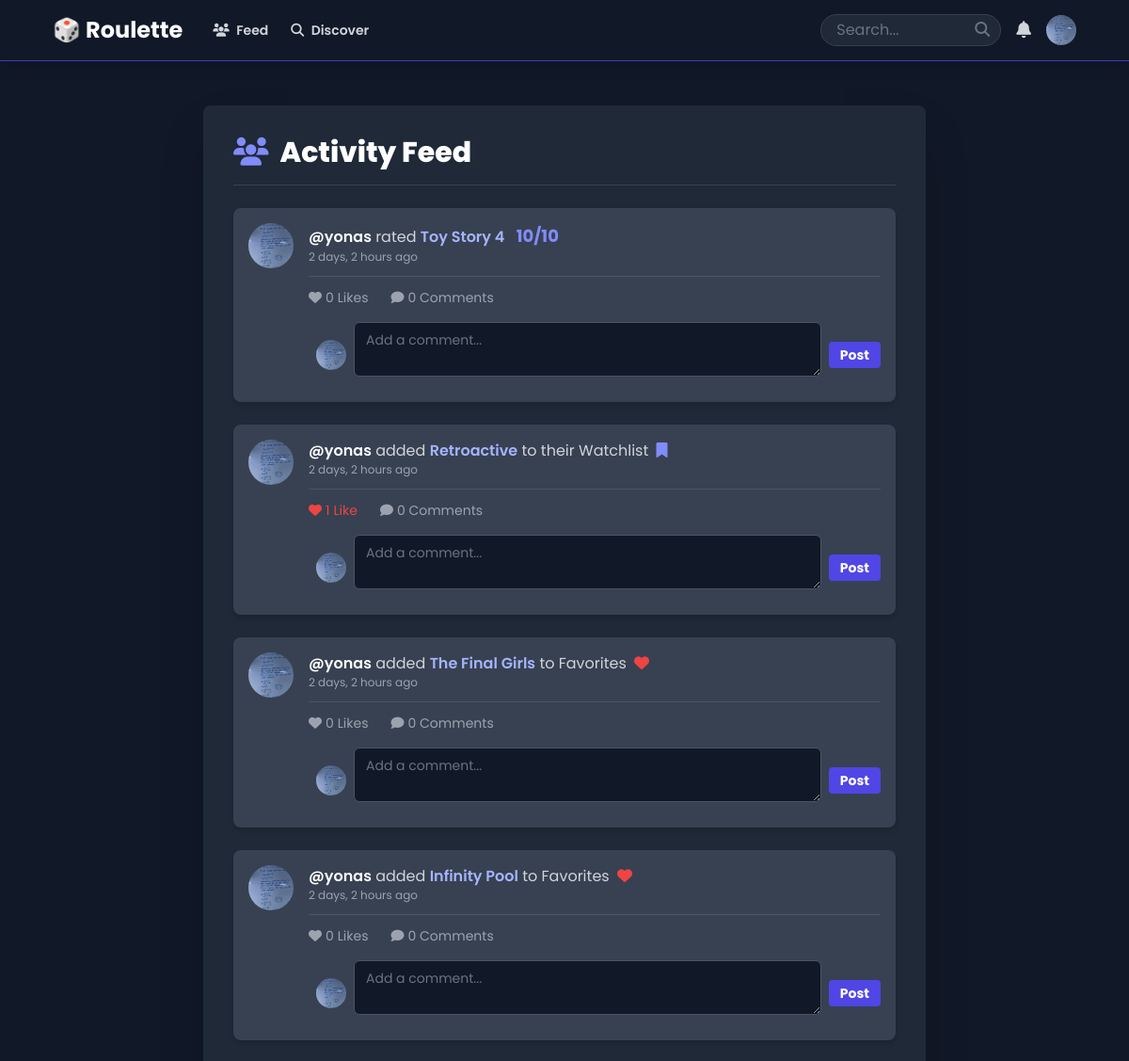
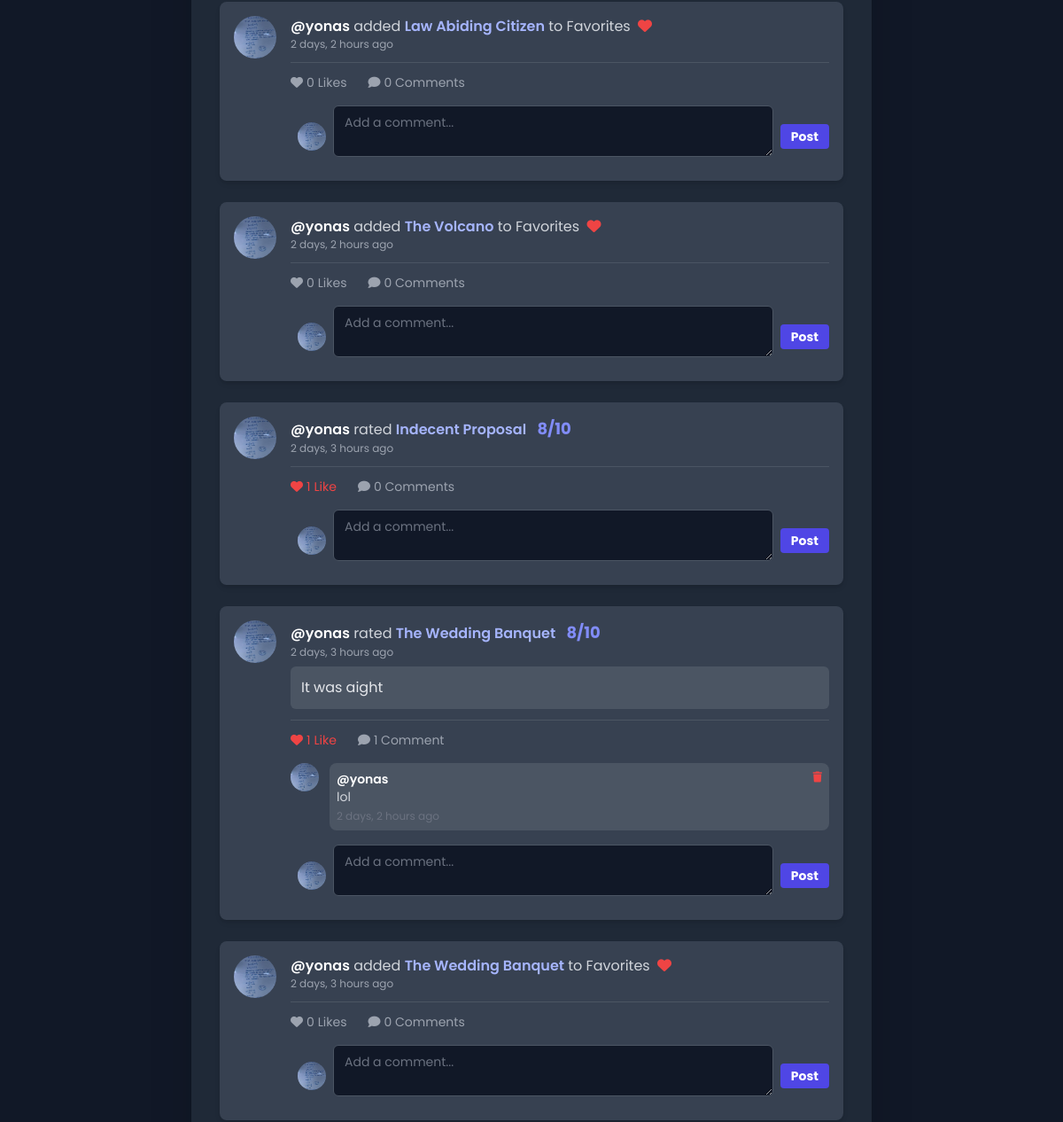
Page /feed/ (signed in, upper part) on the earlier database version (2 pictures, top to bottom).
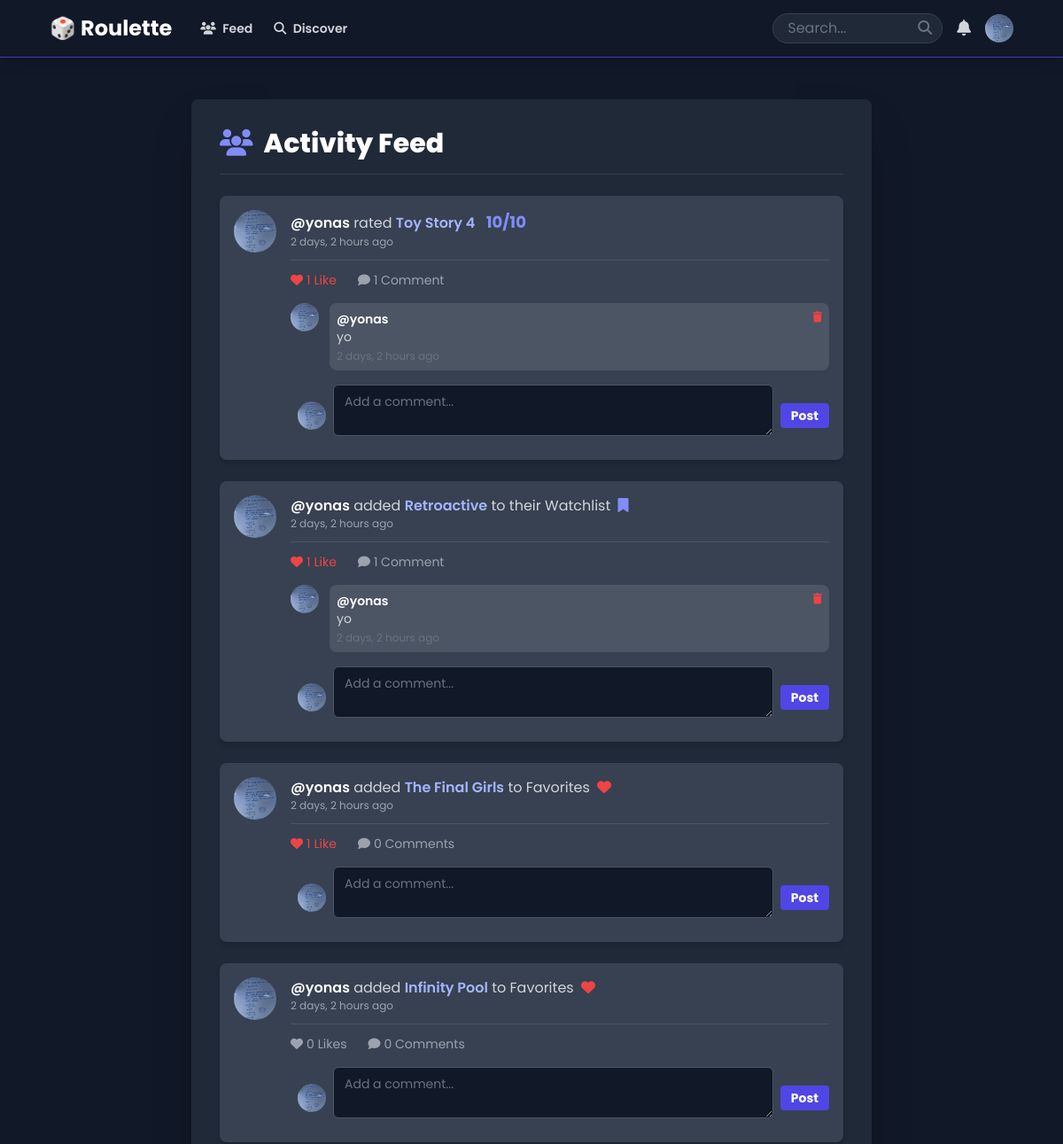
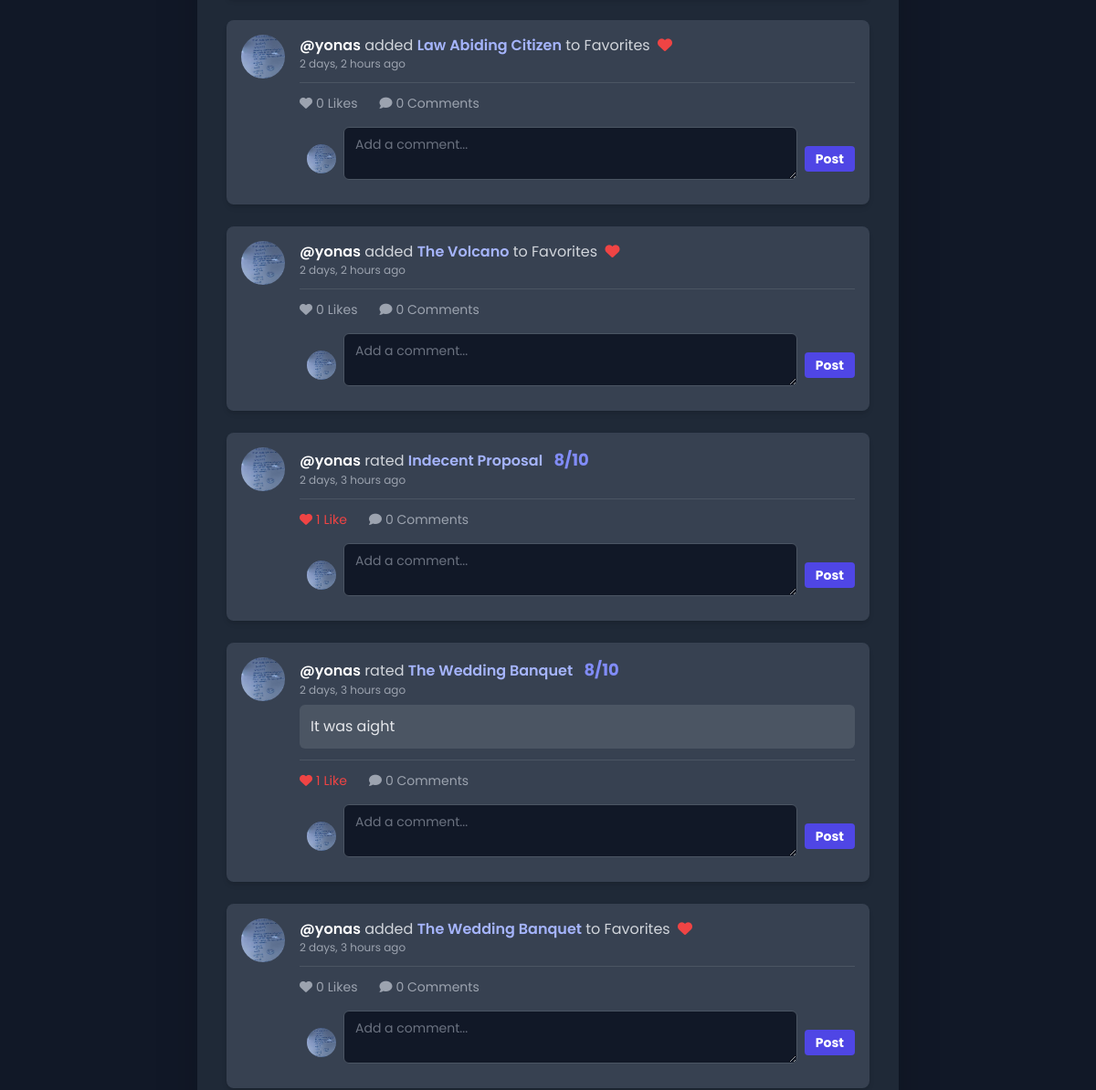
Same page on the later database version (2 pictures, top to bottom).
### roulette/models.py (models this page shows, shortened)
class UserReview(models.Model):
    user = models.ForeignKey(settings.AUTH_USER_MODEL, on_delete=models.CASCADE, related_name='reviews')
    tmdb_id = models.IntegerField()
    content_type = models.CharField(max_length=10, choices=UserContent.ContentType.choices)
    rating = models.PositiveSmallIntegerField(
        validators=[MinValueValidator(1), MaxValueValidator(10)]
    )
    review_text = models.TextField(blank=True)
    timestamp = models.DateTimeField(auto_now_add=True)
    title = models.CharField(max_length=255, default='')
    poster_path = models.CharField(max_length=255, blank=True, null=True, default='')
    class Meta:
        unique_together = ('user', 'tmdb_id', 'content_type')
        ordering = ['-timestamp']

class UserContent(models.Model):
    class ListType(models.TextChoices):
        FAVORITE = 'FAVORITE', 'Favorite'
        HISTORY = 'HISTORY', 'History'
        WATCHLIST = 'WATCHLIST', 'Watchlist'
        CUSTOM = 'CUSTOM', 'Custom'
    class ContentType(models.TextChoices):
        MOVIE = 'MOVIE', 'Movie'
        TV = 'TV', 'TV Show'
    user = models.ForeignKey(settings.AUTH_USER_MODEL, on_delete=models.CASCADE)
    tmdb_id = models.IntegerField()
    title = models.CharField(max_length=255)
    poster_path = models.CharField(max_length=255, blank=True, null=True)
    release_year = models.CharField(max_length=4, blank=True, null=True)
    list_type = models.CharField(max_length=10, choices=ListType.choices)
    content_type = models.CharField(max_length=10, choices=ContentType.choices, default=ContentType.MOVIE)
    timestamp = models.DateTimeField(auto_now_add=True)
    custom_list = models.ForeignKey(
        UserList,  # Make sure the UserList model is defined *before* this class
        on_delete=models.CASCADE,
        related_name='items',
        null=True,
        blank=True
    )
    class Meta:
        unique_together = ('user', 'tmdb_id', 'content_type', 'list_type', 'custom_list')
        ordering = ['-timestamp']

class Comment(models.Model):
    user = models.ForeignKey(settings.AUTH_USER_MODEL, on_delete=models.CASCADE, related_name='comments')
    text = models.TextField(max_length=500)
    timestamp = models.DateTimeField(auto_now_add=True)
    content_type = models.ForeignKey(ContentType, on_delete=models.CASCADE)
    object_id = models.PositiveIntegerField()
    content_object = GenericForeignKey('content_type', 'object_id')
    class Meta:
        ordering = ['timestamp'] # Show oldest comments first

### users/models.py (models this page shows, shortened)
class Profile(models.Model):
    user = models.OneToOneField(settings.AUTH_USER_MODEL, on_delete=models.CASCADE)
    is_favorites_private = models.BooleanField(default=False)
    bio = models.TextField(max_length=500, blank=True)
    image = models.ImageField(default='default.jpg', upload_to='profile_pics')

### roulette/views.py (the view, shortened to what this page needs)
# urls.py: path('feed/', views.feed_view, name='feed'),
@login_required
def feed_view(request):
    followed_user_ids = list(request.user.following.values_list('followed_id', flat=True))
    user_ids_to_include = followed_user_ids + [request.user.id]
    review_ct = ContentType.objects.get_for_model(UserReview)
    usercontent_ct = ContentType.objects.get_for_model(UserContent)
    sharedlistpost_ct = ContentType.objects.get_for_model(SharedListPost) # Use SharedListPost
    reviews = UserReview.objects.filter(
        user_id__in=user_ids_to_include
    ).select_related('user', 'user__profile')
    list_items = UserContent.objects.filter(
        user_id__in=user_ids_to_include
    ).exclude(
        list_type=UserContent.ListType.HISTORY
    ).select_related('user', 'user__profile', 'custom_list')
    shared_posts = SharedListPost.objects.filter(
        user_id__in=user_ids_to_include
    ).select_related(
        'user', 'user__profile', 'list' # Eager load related objects
    )
    raw_feed_items = []
    for item in reviews:
        item.type = 'review'
        item.ctype_id = review_ct.id
        item.obj_id = item.id
        item.user = item.user if hasattr(item, 'user') else None
        raw_feed_items.append(item)
    for item in list_items:
        item.type = 'list_item'
        item.ctype_id = usercontent_ct.id
        item.obj_id = item.id
        item.user = item.user if hasattr(item, 'user') else None
        raw_feed_items.append(item)
    raw_feed_items.sort(key=attrgetter('timestamp'), reverse=True)
    feed_items_limited = raw_feed_items[:50] # Limit the feed size
    item_lookup = {}
    content_type_ids = set()
    object_ids_by_ctype = {}
    for item in feed_items_limited:
        if item.ctype_id and item.obj_id:
            lookup_key = (item.ctype_id, item.obj_id)
            item_lookup[lookup_key] = item
            content_type_ids.add(item.ctype_id)
            if item.ctype_id not in object_ids_by_ctype:
                object_ids_by_ctype[item.ctype_id] = set()
            object_ids_by_ctype[item.ctype_id].add(item.obj_id)
            item.fetched_comments = [] # Use fetched_comments instead of comments
            item.fetched_like_count = 0 # Use fetched_like_count instead of like_count
            item.fetched_user_liked = False # Use fetched_user_liked instead of user_liked
    if content_type_ids: # Only query if there are items to fetch for
        all_object_ids = {oid for ctid in content_type_ids for oid in object_ids_by_ctype.get(ctid, set())}
        comments_qs = Comment.objects.filter(
            content_type_id__in=content_type_ids,
            object_id__in=all_object_ids
        ).select_related('user', 'user__profile')
        comments_by_target = {}
        for comment in comments_qs:
            key = (comment.content_type_id, comment.object_id)
            if key not in comments_by_target:
                comments_by_target[key] = []
            comments_by_target[key].append(comment)
        for key, item in item_lookup.items():
            item.fetched_comments = comments_by_target.get(key, []) # Assign to fetched_comments
        likes_qs = Like.objects.filter(
             content_type_id__in=content_type_ids,
             object_id__in=all_object_ids
        )
        likes_by_item = likes_qs.values('content_type_id', 'object_id').annotate(count=Count('id')).values('content_type_id', 'object_id', 'count')
        user_liked_items_qs = likes_qs.filter(user=request.user).values_list('content_type_id', 'object_id')
        user_liked_items = set(user_liked_items_qs)
        like_counts_lookup = {(d['content_type_id'], d['object_id']): d['count'] for d in likes_by_item}
        for key, item in item_lookup.items():
            item.fetched_like_count = like_counts_lookup.get(key, 0) # Assign to fetched_like_count
            item.fetched_user_liked = key in user_liked_items # Assign to fetched_user_liked
    comment_form = CommentForm() # Form for adding new comments
    context = {
        'feed_items': feed_items_limited,
        'comment_form': comment_form,
    }
    return render(request, 'roulette/feed.html', context)

### roulette/forms.py
class CommentForm(forms.ModelForm):
    text = forms.CharField(
        widget=forms.Textarea(attrs={
            'rows': 2, # Changed rows to 2 for a more compact look in the feed
            'placeholder': 'Add a comment...',
            'class': 'w-full px-3 py-2 border border-gray-600 bg-gray-900 rounded-md placeholder-gray-500 text-white focus:outline-none focus:ring-1 focus:ring-indigo-500 text-sm' # Added text-sm
        }),
        max_length=500,
        label=''
    )
    class Meta:
        model = Comment
        fields = ['text']

### roulette/context_processors.py (called while the page is built)
def unread_notifications_count(request):
    if request.user.is_authenticated:
        count = Notification.objects.filter(recipient=request.user, read=False).count()
        return {'unread_notifications_count': count}
    return {'unread_notifications_count': 0} # Return 0 if user is not logged in

### roulette/templates/roulette/feed.html (shortened to what the changed rows need)
{% extends 'roulette/base.html' %}
{% block content %}
<div class="bg-gray-800 p-6 md:p-8 rounded-lg shadow-2xl max-w-3xl mx-auto">
    <h2 class="text-3xl font-extrabold text-white mb-6 border-b border-gray-700 pb-4">
        <i class="fas fa-users mr-3 text-indigo-400"></i>Activity Feed
    </h2>
    <div class="space-y-6">
        {% for item in feed_items %}
            <div class="feed-item bg-gray-700 p-4 rounded-lg shadow-md"
                 {% if item.type != 'follow' %}
                     data-item-id="{{ item.obj_id }}"
                     data-ctype-id="{{ item.ctype_id }}"
                 {% endif %}>
                <div class="flex space-x-4">
                    {% with actor=item.user %}
                        {% if actor %}
                        <a href="{% url 'roulette:user_profile' username=actor.username %}">
                            <img src="{{ actor.profile.image.url }}" class="w-12 h-12 rounded-full object-cover flex-shrink-0" alt="{{ actor.username }}'s profile picture">
                        </a>
                        {% else %}
                         <div class="w-12 h-12 rounded-full bg-gray-600 flex-shrink-0"></div>
                        {% endif %}
                    {% endwith %}
                    <div class="flex-1">
                        {% if item.type == 'share' %}
                            {% include 'roulette/_feed_item_shared_list.html' with item=item comment_form=comment_form %}
                        {% elif item.type == 'follow' %}
                            {% include 'roulette/_feed_item_content.html' with item=item %}
                        {% else %}
                            {% include 'roulette/_feed_item_content.html' with item=item %}
                            <div class="mt-3 pt-3 border-t border-gray-600 flex items-center space-x-6 text-gray-400 text-sm">
                                <button class="like-button flex items-center hover:text-red-500 transition-colors {% if item.fetched_user_liked %}text-red-500{% endif %}"
                                        data-ctype-id="{{ item.ctype_id }}"
                                        data-obj-id="{{ item.obj_id }}">
                                    <i class="fas fa-heart mr-1"></i>
                                    <span class="like-count">{{ item.fetched_like_count }}</span>
                                    <span class="ml-1">Like{{ item.fetched_like_count|pluralize }}</span>
                                </button>
                                <span class="comment-count-display flex items-center">
                                    <i class="fas fa-comment mr-1"></i>
                                    <span class="count-number">{{ item.fetched_comments|length }}</span>&nbsp;Comment<span class="plural-s">{{ item.fetched_comments|length|pluralize }}</span>
                                </span>
                            </div>
                            <div class="comments-list mt-4 space-y-3">
                                {% for comment in item.fetched_comments %}
                                    {% include 'roulette/_comment.html' with comment=comment request=request %}
                                {% endfor %}
                            </div>
                            <div class="mt-4">
                                <form class="add-comment-form flex items-center space-x-2" method="POST" action="{% url 'roulette:add_comment' %}">
                                    <img src="{{ user.profile.image.url }}" class="w-8 h-8 rounded-full object-cover flex-shrink-0" alt="Your profile picture">
                                    <div class="flex-grow">
                                        {{ comment_form.text }}
                                    </div>
                                    <button type="submit" class="bg-indigo-600 hover:bg-indigo-700 text-white font-bold py-1 px-3 rounded text-sm">
                                        Post
                                    </button>
                                </form>
                            </div>
                        {% endif %}
                    </div>
                </div>
            </div>
        {% empty %}
            <p class="text-center text-gray-500 py-8">Your feed is empty...</p>
        {% endfor %}
    </div>
</div>
{% endblock %}

### roulette/templates/roulette/_feed_item_content.html (shortened to what this page needs)
{% if item.type == 'review' %}
    <div class="text-gray-300">
        <a href="{% url 'roulette:user_profile' username=item.user.username %}" class="font-semibold text-white hover:underline">@{{ item.user.username }}</a>
        rated <a href="{% url 'roulette:content_detail' content_type=item.content_type|lower tmdb_id=item.tmdb_id %}" class="font-semibold text-indigo-300 hover:underline">{{ item.title }}</a>
        <span class="text-lg font-bold text-indigo-400 ml-2">{{ item.rating }}/10</span>
    </div>
    <p class="text-gray-400 text-xs mb-2">{{ item.timestamp|timesince }} ago</p>
    {% if item.review_text %}
        <p class="text-gray-200 bg-gray-600 p-3 rounded-md">{{ item.review_text|linebreaksbr }}</p>
    {% endif %}
{% elif item.type == 'list_item' %}
    <div class="text-gray-300">
        <a href="{% url 'roulette:user_profile' username=item.user.username %}" class="font-semibold text-white hover:underline">@{{ item.user.username }}</a>
        {% if item.list_type == 'FAVORITE' %}
            added <a href="{% url 'roulette:content_detail' content_type=item.content_type|lower tmdb_id=item.tmdb_id %}" class="font-semibold text-indigo-300 hover:underline">{{ item.title }}</a> to Favorites
            <i class="fas fa-heart text-red-500 ml-1"></i>
        {% elif item.list_type == 'WATCHLIST' %}
            added <a href="{% url 'roulette:content_detail' content_type=item.content_type|lower tmdb_id=item.tmdb_id %}" class="font-semibold text-indigo-300 hover:underline">{{ item.title }}</a> to their Watchlist
            <i class="fas fa-bookmark text-indigo-400 ml-1"></i>
        {% elif item.list_type == 'CUSTOM' and item.custom_list %}
            added <a href="{% url 'roulette:content_detail' content_type=item.content_type|lower tmdb_id=item.tmdb_id %}" class="font-semibold text-indigo-300 hover:underline">{{ item.title }}</a>
            to <a href="{% url 'roulette:list_detail' list_id=item.custom_list.id %}" class="font-semibold text-indigo-300 hover:underline">{{ item.custom_list.name }}</a>
            <i class="fas fa-list-ul text-gray-400 ml-1"></i>
        {% else %}
             added <a href="{% url 'roulette:content_detail' content_type=item.content_type|lower tmdb_id=item.tmdb_id %}" class="font-semibold text-indigo-300 hover:underline">{{ item.title }}</a> (History)
        {% endif %}
    </div>
    <p class="text-gray-400 text-xs">{{ item.timestamp|timesince }} ago</p>
{% endif %}

### roulette/templates/roulette/_comment.html (shortened to what this page needs)
<div class="comment-item flex space-x-3 text-sm" data-comment-id="{{ comment.id }}">
    <a href="{% url 'roulette:user_profile' username=comment.user.username %}">
        <img src="{{ comment.user.profile.image.url }}" class="w-8 h-8 rounded-full object-cover flex-shrink-0" alt="{{ comment.user.username }}'s profile picture">
    </a>
    <div class="flex-1 bg-gray-600 rounded-lg p-2">
        <div class="flex justify-between items-start">
            <div>
                <a href="{% url 'roulette:user_profile' username=comment.user.username %}" class="font-semibold text-white hover:underline">@{{ comment.user.username }}</a>
                <p class="text-gray-300">{{ comment.text|linebreaksbr }}</p>
            </div>
            {% if comment.user == request.user %}
            <button type="button" class="delete-comment-btn text-red-500 hover:text-red-400 text-xs ml-2"
                    data-comment-id="{{ comment.id }}"
                    data-delete-url="{% url 'roulette:delete_comment' comment_id=comment.id %}"
                    title="Delete Comment">
                <i class="fas fa-trash"></i>
            </button>
            {% endif %}
        </div>
        <p class="text-xs text-gray-500 mt-1">{{ comment.timestamp|timesince }} ago</p>
    </div>
</div>

Differences in the rows shown:
removed Comment: user.profile.image (picture), user.username "yonas", text "lol", timestamp "2 days, 2 hours", shown under UserReview "The Wedding Banquet"
computed for UserReview "Toy Story 4": fetched_like_count "0" → "1"; fetched_comments|length "0" → "1"
added Comment: user.profile.image (picture), user.username "yonas", text "yo", timestamp "2 days, 2 hours", shown under UserReview "Toy Story 4"
computed for UserContent "Retroactive": fetched_comments|length "0" → "1"
added Comment: user.profile.image (picture), user.username "yonas", text "yo", timestamp "2 days, 2 hours", shown under UserContent "Retroactive"
computed for UserContent "The Final Girls": fetched_like_count "0" → "1"
computed for UserReview "The Wedding Banquet": fetched_comments|length "1" → "0"
